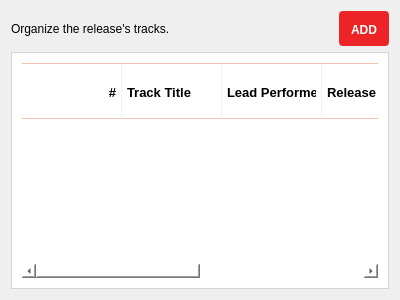
<?xml version="1.0" encoding="UTF-8"?>
<ui version="4.0">
 <class>album_composition_page</class>
 <widget class="QWidget" name="album_composition_page">
  <property name="geometry">
   <rect>
    <x>0</x>
    <y>0</y>
    <width>400</width>
    <height>300</height>
   </rect>
  </property>
  <property name="windowTitle">
   <string>Form</string>
  </property>
  <layout class="QVBoxLayout" name="verticalLayout">
   <item>
    <widget class="QWidget" name="widget" native="true">
     <layout class="QHBoxLayout" name="horizontalLayout">
      <property name="leftMargin">
       <number>0</number>
      </property>
      <property name="topMargin">
       <number>0</number>
      </property>
      <property name="rightMargin">
       <number>0</number>
      </property>
      <property name="bottomMargin">
       <number>0</number>
      </property>
      <item>
       <widget class="QLabel" name="label">
        <property name="text">
         <string>Organize the release's tracks.</string>
        </property>
       </widget>
      </item>
      <item>
       <spacer name="horizontalSpacer">
        <property name="orientation">
         <enum>Qt::Horizontal</enum>
        </property>
        <property name="sizeHint" stdset="0">
         <size>
          <width>40</width>
          <height>20</height>
         </size>
        </property>
       </spacer>
      </item>
      <item>
       <widget class="QPushButton" name="_add_tracks_button">
        <property name="cursor">
         <cursorShape>PointingHandCursor</cursorShape>
        </property>
        <property name="focusPolicy">
         <enum>Qt::StrongFocus</enum>
        </property>
        <property name="styleSheet">
         <string notr="true">* {
    background-color: #EC2327;
    border: 2px solid #EC2327;
    border-radius: 4px;
    font-size: 12px;
    font-weight: bold;
    color: white;
    padding: 10px 10px 7px 10px;
}

:hover {
    background-color: #D42023;
    border-color: #D42023;
}

:pressed {
    border: 2px solid transparent;
}

</string>
        </property>
        <property name="text">
         <string>ADD</string>
        </property>
       </widget>
      </item>
     </layout>
    </widget>
   </item>
   <item>
    <widget class="QFrame" name="frame">
     <property name="palette">
      <palette>
       <active>
        <colorrole role="WindowText">
         <brush brushstyle="SolidPattern">
          <color alpha="255">
           <red>213</red>
           <green>213</green>
           <blue>213</blue>
          </color>
         </brush>
        </colorrole>
        <colorrole role="Button">
         <brush brushstyle="SolidPattern">
          <color alpha="255">
           <red>255</red>
           <green>255</green>
           <blue>255</blue>
          </color>
         </brush>
        </colorrole>
        <colorrole role="Base">
         <brush brushstyle="SolidPattern">
          <color alpha="255">
           <red>255</red>
           <green>255</green>
           <blue>255</blue>
          </color>
         </brush>
        </colorrole>
        <colorrole role="Window">
         <brush brushstyle="SolidPattern">
          <color alpha="255">
           <red>255</red>
           <green>255</green>
           <blue>255</blue>
          </color>
         </brush>
        </colorrole>
       </active>
       <inactive>
        <colorrole role="WindowText">
         <brush brushstyle="SolidPattern">
          <color alpha="255">
           <red>213</red>
           <green>213</green>
           <blue>213</blue>
          </color>
         </brush>
        </colorrole>
        <colorrole role="Button">
         <brush brushstyle="SolidPattern">
          <color alpha="255">
           <red>255</red>
           <green>255</green>
           <blue>255</blue>
          </color>
         </brush>
        </colorrole>
        <colorrole role="Base">
         <brush brushstyle="SolidPattern">
          <color alpha="255">
           <red>255</red>
           <green>255</green>
           <blue>255</blue>
          </color>
         </brush>
        </colorrole>
        <colorrole role="Window">
         <brush brushstyle="SolidPattern">
          <color alpha="255">
           <red>255</red>
           <green>255</green>
           <blue>255</blue>
          </color>
         </brush>
        </colorrole>
       </inactive>
       <disabled>
        <colorrole role="WindowText">
         <brush brushstyle="SolidPattern">
          <color alpha="255">
           <red>127</red>
           <green>127</green>
           <blue>127</blue>
          </color>
         </brush>
        </colorrole>
        <colorrole role="Button">
         <brush brushstyle="SolidPattern">
          <color alpha="255">
           <red>255</red>
           <green>255</green>
           <blue>255</blue>
          </color>
         </brush>
        </colorrole>
        <colorrole role="Base">
         <brush brushstyle="SolidPattern">
          <color alpha="255">
           <red>255</red>
           <green>255</green>
           <blue>255</blue>
          </color>
         </brush>
        </colorrole>
        <colorrole role="Window">
         <brush brushstyle="SolidPattern">
          <color alpha="255">
           <red>255</red>
           <green>255</green>
           <blue>255</blue>
          </color>
         </brush>
        </colorrole>
       </disabled>
      </palette>
     </property>
     <property name="autoFillBackground">
      <bool>false</bool>
     </property>
     <property name="styleSheet">
      <string notr="true">background-color: white;</string>
     </property>
     <property name="frameShape">
      <enum>QFrame::Panel</enum>
     </property>
     <property name="frameShadow">
      <enum>QFrame::Plain</enum>
     </property>
     <property name="lineWidth">
      <number>1</number>
     </property>
     <layout class="QHBoxLayout" name="horizontalLayout_2">
      <property name="leftMargin">
       <number>10</number>
      </property>
      <property name="topMargin">
       <number>10</number>
      </property>
      <property name="rightMargin">
       <number>10</number>
      </property>
      <property name="bottomMargin">
       <number>10</number>
      </property>
      <item>
       <widget class="QTableWidget" name="_track_table">
        <property name="contextMenuPolicy">
         <enum>Qt::CustomContextMenu</enum>
        </property>
        <property name="styleSheet">
         <string notr="true">QTableView::item {
  border-bottom: 1px solid #F7C3B7;
}

QMenu {
	background-color: white;
}

::item::alternate {
  background-color:#F9F7F7;
}

::item::selected {
  background-color:#F25C0A;
}

QHeaderView {
  background-color: transparent;
}

QHeaderView::section {
  background-color: transparent;
}

QHeaderView::section:horizontal {
  font-weight: bold;
  font-size: 13px;
  padding: 21px 5px 18px 5px;
  border-top: 1px solid #F7C3B7;
  border-bottom: 1px solid #F7C3B7;
  border-right: 1px solid #F2F2F2;
  min-height: 15px;
}

QHeaderView::section:vertical {
  padding: 4px 0px;
  border-bottom: 1px solid #F7C3B7;
  border-left: none;
  border-top: none;
  max-width: 24px;
}

QTableCornerButton::section {
  background-color: transparent;
  border-top: 1px solid #F7C3B7;
  border-bottom: 1px solid #F7C3B7;
}</string>
        </property>
        <property name="frameShape">
         <enum>QFrame::NoFrame</enum>
        </property>
        <property name="frameShadow">
         <enum>QFrame::Plain</enum>
        </property>
        <property name="lineWidth">
         <number>0</number>
        </property>
        <property name="editTriggers">
         <set>QAbstractItemView::NoEditTriggers</set>
        </property>
        <property name="alternatingRowColors">
         <bool>true</bool>
        </property>
        <property name="selectionMode">
         <enum>QAbstractItemView::SingleSelection</enum>
        </property>
        <property name="selectionBehavior">
         <enum>QAbstractItemView::SelectRows</enum>
        </property>
        <property name="showGrid">
         <bool>false</bool>
        </property>
        <property name="columnCount">
         <number>6</number>
        </property>
        <attribute name="verticalHeaderDefaultSectionSize">
         <number>30</number>
        </attribute>
        <attribute name="verticalHeaderMinimumSectionSize">
         <number>30</number>
        </attribute>
        <column>
         <property name="text">
          <string>#</string>
         </property>
         <property name="textAlignment">
          <set>AlignRight|AlignVCenter</set>
         </property>
        </column>
        <column>
         <property name="text">
          <string>Track Title</string>
         </property>
         <property name="textAlignment">
          <set>AlignLeft|AlignVCenter</set>
         </property>
        </column>
        <column>
         <property name="text">
          <string>Lead Performer</string>
         </property>
         <property name="textAlignment">
          <set>AlignLeft|AlignVCenter</set>
         </property>
        </column>
        <column>
         <property name="text">
          <string>Release Name</string>
         </property>
         <property name="textAlignment">
          <set>AlignLeft|AlignVCenter</set>
         </property>
        </column>
        <column>
         <property name="text">
          <string>Bitrate</string>
         </property>
         <property name="textAlignment">
          <set>AlignRight|AlignVCenter</set>
         </property>
        </column>
        <column>
         <property name="text">
          <string>Duration</string>
         </property>
         <property name="textAlignment">
          <set>AlignRight|AlignVCenter</set>
         </property>
        </column>
       </widget>
      </item>
     </layout>
    </widget>
   </item>
  </layout>
  <action name="_remove_action">
   <property name="text">
    <string>Remove</string>
   </property>
   <property name="shortcut">
    <string>Del</string>
   </property>
   <property name="shortcutContext">
    <enum>Qt::WindowShortcut</enum>
   </property>
  </action>
  <action name="_play_action">
   <property name="text">
    <string>Play</string>
   </property>
   <property name="shortcut">
    <string>Space</string>
   </property>
  </action>
 </widget>
 <tabstops>
  <tabstop>_add_tracks_button</tabstop>
  <tabstop>_track_table</tabstop>
 </tabstops>
 <resources/>
 <connections/>
</ui>
